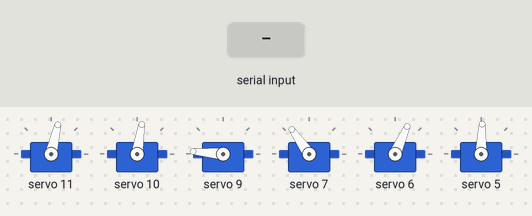
The sketch below on a simulated Arduino Uno, built with avr-gcc and run on an emulated ATmega328P. On the bench: 6 × servo. The test bench sets the inputs (shaded band).

Above: at 5.6 s.
5.7 s: byte 37 (37) received over Serial
At 6.15 s:
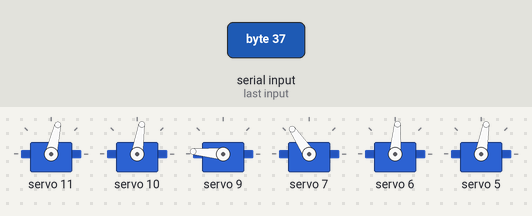
At 7.47 s:
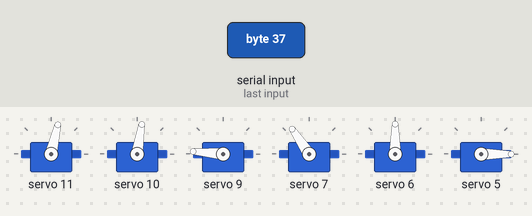
8.7 s: byte 37 (37) received over Serial
At 16.2 s:
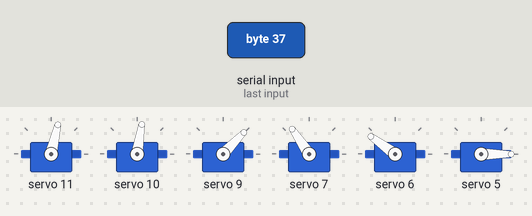
Timing chart, 0 to 17.7 s (numbered marks = the images above; inputs shaded):
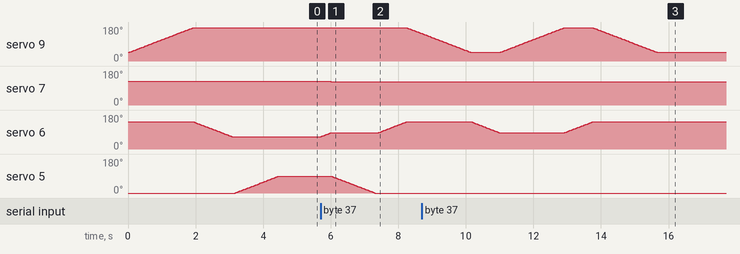

The sketch:

robot-arm.ino
```cpp
#include <Wire.h>
#include <Adafruit_PWMServoDriver.h>

#define CLAW 11
#define CLAW_INIT 329
#define CLAW_SLEEP 330
#define CLAW_MAX 465    // Closed
#define CLAW_MIN 290    // Open

#define WRIST 10
#define WRIST_INIT 339
#define WRIST_SLEEP 340
#define WRIST_MAX 580
#define WRIST_MIN 100

#define WRIST_TILT 9
#define WRIST_TILT_INIT 579
#define WRIST_TILT_SLEEP 250
#define WRIST_TILT_MAX 580
#define WRIST_TILT_MIN 100

#define ELBOW 7
#define ELBOW_INIT 449
#define ELBOW_SLEEP 450
#define ELBOW_MAX 450  // Bent
#define ELBOW_MIN 200  // Straight

#define SHOULDER_TILT 6
#define SHOULDER_TILT_INIT 299
#define SHOULDER_TILT_SLEEP 500
#define SHOULDER_TILT_MAX 350
#define SHOULDER_TILT_MIN 160

#define SHOULDER 5
#define SHOULDER_INIT 359
#define SHOULDER_SLEEP 120
#define SHOULDER_MAX 600
#define SHOULDER_MIN 120

bool inSleepPosition = true;

Adafruit_PWMServoDriver pwm = Adafruit_PWMServoDriver();

int currentClaw = CLAW_INIT;
int currentWrist = WRIST_INIT;
int currentWristTilt = WRIST_TILT_INIT;
int currentElbow = ELBOW_INIT;
int currentShoulderTilt = SHOULDER_TILT_INIT;
int currentShoulder = SHOULDER_INIT;
byte increment = 10;    // Default increment to avoid breaking things on first use

void setup() {
  Serial.begin(9600);
  pwm.begin();
  pwm.setPWMFreq(60);
  delay(10);
  setAwake();
}

/*
 * Activates teh appropriate servo
 */
int changePulse(byte servo, int startPulse, int endPulse){
  if(startPulse < endPulse){
    for (uint16_t pulselen = startPulse; pulselen < endPulse; pulselen++) {
      pwm.setPWM(servo, 0, pulselen);
      delay(5);
    }
  }
  if(startPulse > endPulse){
    for (uint16_t pulselen = startPulse; pulselen > endPulse; pulselen--) {
      pwm.setPWM(servo, 0, pulselen);
      delay(5);
    }
  }

  return endPulse;
}

/*
 * Moves teh arm to its sleep position
 */
void setSleep(){
  currentShoulderTilt = changePulse(SHOULDER_TILT, currentShoulderTilt, SHOULDER_TILT_MAX);
  currentClaw = changePulse(CLAW, currentClaw, CLAW_SLEEP);
  currentWrist = changePulse(WRIST, currentWrist, WRIST_SLEEP);
  currentWristTilt = changePulse(WRIST_TILT, currentWristTilt, WRIST_TILT_INIT);
  currentElbow = changePulse(ELBOW, currentElbow, ELBOW_SLEEP);
  currentShoulder = changePulse(SHOULDER, currentShoulder, SHOULDER_SLEEP);
  currentShoulderTilt = changePulse(SHOULDER_TILT, currentShoulderTilt, SHOULDER_TILT_SLEEP);
  currentWristTilt = changePulse(WRIST_TILT, currentWristTilt, WRIST_TILT_SLEEP);
}

/*
 * Moves teh arm to its start position
 */
void setAwake(){
  // Will do nothing if the arm isn't in sleep position
  // This is to prevent it jerking around and damaging itself
  if(!inSleepPosition){
    return;
  }
  inSleepPosition = false;
  currentClaw = changePulse(CLAW, CLAW_SLEEP, CLAW_INIT);
  currentWrist = changePulse(WRIST, WRIST_SLEEP, WRIST_INIT);
  currentWristTilt = changePulse(WRIST_TILT, WRIST_TILT_SLEEP, WRIST_TILT_INIT);
  currentElbow = changePulse(ELBOW, ELBOW_SLEEP, ELBOW_INIT);
  currentShoulderTilt = changePulse(SHOULDER_TILT, SHOULDER_TILT_SLEEP, SHOULDER_TILT_INIT);
  currentShoulder = changePulse(SHOULDER, SHOULDER_SLEEP, SHOULDER_INIT);
}

/*
 * Sets the endPulse for the movement based on action
 */
int setReqActionEndPulse(int endPulse, byte action){
  if(action >= 97 && action <= 122){
    endPulse -= increment;
  }
  if(action >= 65 && action <= 90){
    endPulse += increment;
  }
  return endPulse;
}

/*
 * Keeps the endPulse for the movement within the boundaries of the servo
 */
int validateReqEndPulse(int endPulse, int minPulse, int maxPulse){
  if(endPulse > maxPulse){
    endPulse = maxPulse;
  }
  if(endPulse < minPulse){
    endPulse = minPulse;
  }
  return endPulse;
}

void loop() {
  byte tmp = 255;
  byte reqAction = 0;
  int reqEndPulse = 0;

  if(Serial.available()){
    tmp = Serial.read();
    if(tmp == 10){
      return;
    }
    if(tmp == 37) // %
    {
      setSleep();
      return;
    }
    if(tmp == 38) // &
    {
      setAwake();
      return;
    }
    Serial.print("setting servo action: ");
    reqAction = tmp;
    Serial.println(reqAction);
    if(reqAction >= 48 && reqAction <= 57)  // Digits 0 to 9
    {
      increment = (reqAction - '0' + 1) * 5;
      Serial.println(increment);
    }
    // One letter per servo. Uppercase for increment and lowercase for decrement
    switch(reqAction){
      case 67:  // C
      case 99:  // c
      {
//        Serial.println("CLAW");
        reqEndPulse = setReqActionEndPulse(currentClaw, reqAction);
        reqEndPulse = validateReqEndPulse(reqEndPulse, CLAW_MIN, CLAW_MAX);
        currentClaw = changePulse(CLAW, currentClaw, reqEndPulse);
        break;
      }
      case 87:  // W
      case 119: // w
      {
//        Serial.println("WRIST");
        reqEndPulse = setReqActionEndPulse(currentWrist, reqAction);
        reqEndPulse = validateReqEndPulse(reqEndPulse, WRIST_MIN, WRIST_MAX);
        currentWrist = changePulse(WRIST, currentWrist, reqEndPulse);
        break;
      }
      case 88:  // X
      case 120: // x
      {
//        Serial.println("WRIST_TILT");
        reqEndPulse = setReqActionEndPulse(currentWristTilt, reqAction);
        reqEndPulse = validateReqEndPulse(reqEndPulse, WRIST_TILT_MIN, WRIST_TILT_MAX);
        currentWristTilt = changePulse(WRIST_TILT, currentWristTilt, reqEndPulse);
        break;
      }
      case 69:  //E
      case 101: //e
      {
//        Serial.println("ELBOW");
        reqEndPulse = setReqActionEndPulse(currentElbow, reqAction);
        reqEndPulse = validateReqEndPulse(reqEndPulse, ELBOW_MIN, ELBOW_MAX);
        currentElbow = changePulse(ELBOW, currentElbow, reqEndPulse);
        break;
      }
      case 84:  // T
      case 116: // t
      {
//        Serial.println("SHOULDER_TILT");
        reqEndPulse = setReqActionEndPulse(currentShoulderTilt, reqAction);
        reqEndPulse = validateReqEndPulse(reqEndPulse, SHOULDER_TILT_MIN, SHOULDER_TILT_MAX);
        currentShoulderTilt = changePulse(SHOULDER_TILT, currentShoulderTilt, reqEndPulse);
        break;
      }
      case 83:  // S
      case 115: // s
      {
//        Serial.println("SHOULDER");
        reqEndPulse = setReqActionEndPulse(currentShoulder, reqAction);
        reqEndPulse = validateReqEndPulse(reqEndPulse, SHOULDER_MIN, SHOULDER_MAX);
        currentShoulder = changePulse(SHOULDER, currentShoulder, reqEndPulse);
        break;
      }
    }
  }
}
```

Measured:
- after the input at 5.7 s, servo 9: moves from 175° to 146° over 0.41 s, starting after 2.6 s; servo 7: 125° → 124° after 0.31 s; servo 5: moves from 88° to 0° over 1.2 s, starting after 0.35 s
